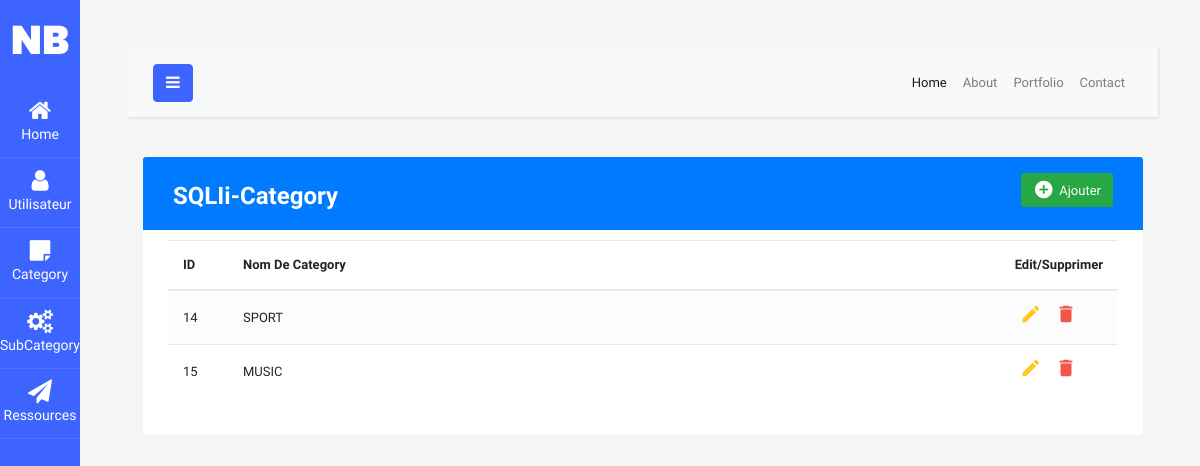
Screenshot of /Category.php with the database file from the repository.
### tables this page shows
CREATE TABLE `category` (
  `categoryID` int(11) NOT NULL,
  `CategoryName` varchar(50) NOT NULL
);

### Category.php (the view, shortened to what this page needs)
<?php
include "connect.php";
$sql = "SELECT * FROM category ;";
$result = mysqli_query($conn , $sql);
?>
<!DOCTYPE html>
<html lang="en">
<head>
<link rel="stylesheet" href="https://stackpath.bootstrapcdn.com/bootstrap/4.5.0/css/bootstrap.min.css">
<link rel="stylesheet" href="https://maxcdn.bootstrapcdn.com/font-awesome/4.7.0/css/font-awesome.min.css">
		<link rel="stylesheet" href="https://stackpath.bootstrapcdn.com/font-awesome/4.7.0/css/font-awesome.min.css">
		<link rel="stylesheet" href="css/style.css">
<link rel="stylesheet" href="style.css">
</head>
<body>
		<div class="wrapper d-flex align-items-stretch">
			<nav id="sidebar" class="active">
				<h1><a href="index.php" class="logo">NB</a></h1>
        <ul class="list-unstyled components mb-5">
          <li class="active">
            <a href="index.php"><span class="fa fa-home"></span>Home</a>
          </li>
          <li>
              <a href="User.php"><span class="fa fa-user"></span> Utilisateur</a>
          </li>
          <li>
            <a href="Category.php"><span class="fa fa-sticky-note"></span>Category</a>
          </li>
          <li>
            <a href="SubCategory.php"><span class="fa fa-cogs"></span>SubCategory</a>
          </li>
          <li>
            <a href="Ressources.php"><span class="fa fa-paper-plane"></span>Ressources</a>
          </li>
        </ul>
    	</nav>
      <div id="content" class="p-4 p-md-5">
        <nav class="navbar navbar-expand-lg navbar-light bg-light">
          <div class="container-fluid">
            <button type="button" id="sidebarCollapse" class="btn btn-primary">
              <i class="fa fa-bars"></i>
            </button>
            <div class="collapse navbar-collapse" id="navbarSupportedContent">
              <ul class="nav navbar-nav ml-auto">
                <li class="nav-item active">
                    <a class="nav-link" href="#">Home</a>
                </li>
                <li class="nav-item">
                    <a class="nav-link" href="#">About</a>
                </li>
                <li class="nav-item">
                    <a class="nav-link" href="#">Portfolio</a>
                </li>
                <li class="nav-item">
                    <a class="nav-link" href="#">Contact</a>
                </li>
              </ul>
            </div>
          </div>
        </nav>
	<div class="container-xl">
	<div class="table-responsive">
		<div class="table-wrapper">
			<div class="table-title bg-primary" >
				<div class="row">
					<div class="col-sm-6">
						<h2 id="SQLI">SQLI<b>i</b>-Category</h2>
					</div>
					<div class="col-sm-6">
						<a href="#addEmployeeModal" class="btn btn-success" data-toggle="modal"><i class="material-icons">&#xE147;</i> <span>Ajouter</span></a>
					</div>
				</div>
			</div>
			<table class="table table-striped table-hover">
				<thead>
					<tr>
						<th>
							ID
						</th>
						<th>Nom De Category</th>
						<th></th>
						<th></th>
						<th>Edit/Supprimer</th>
					</tr>
				</thead>
				<tbody>
            <?php
            while($row = mysqli_fetch_assoc($result)){
            ?>
                <tr>
                    <td><?php echo $row['categoryID']?></td>
                    <td><?php echo $row['CategoryName']?></td>
                    <td></td>
                    <td></td>
                    <td><a href="UpdateCategory.php?CategoryID=<?php echo $row['categoryID'] ?>" class="edit"><i class="material-icons" data-toggle="tooltip" title="Edit">&#xE254;</i></a>
                    <a href="Category.php?categoryID=<?php echo $row['categoryID'] ?>" class="delete"><i class="material-icons" data-toggle="tooltip" title="Delete">&#xE872;</i></a></td>
                </tr>
            <?php
            }
            ?>
        </tbody>
			</table>
		</div>
	</div>
</div>
  </body>
</body>
</html>

### style.css (style rules this page uses)
h2, h5, .h2, .h5 { font-family: inherit; font-weight: 600; line-height: 1.5; margin-bottom: .5rem; color: #000000; }
body { color: #566787; background: #f5f5f5; font-family: 'Varela Round', sans-serif; font-size: 13px; }
#SQLI { color: white; }
.table-responsive { margin: 30px 0; }
.table-wrapper { background: #fff; padding: 20px 25px; border-radius: 3px; min-width: 1000px; box-shadow: 0 1px 1px rgba(0,0,0,.05); }
.table-title { padding-bottom: 15px; color: #fff; padding: 16px 30px; min-width: 100%; margin: -20px -25px 10px; border-radius: 3px 3px 0 0; }
.table-title h2 { margin: 5px 0 0; font-size: 24px; }
.table-title .btn { color: #fff; float: right; font-size: 13px; border: none; min-width: 50px; border-radius: 2px; border: none; outline: none !important; margin-left: 10px; }
.table-title .btn i { float: left; font-size: 21px; margin-right: 5px; }
.table-title .btn span { float: left; margin-top: 2px; }
table.table tr th, table.table tr td { border-color: #e9e9e9; padding: 12px 15px; vertical-align: middle; }
table.table tr th:first-child { width: 60px; }
table.table tr th:last-child { width: 100px; }
table.table-striped tbody tr:nth-of-type(odd) { background-color: #fcfcfc; }
table.table td:last-child i { opacity: 0.9; font-size: 22px; margin: 0 5px; }
table.table td a { font-weight: bold; color: #566787; display: inline-block; text-decoration: none; outline: none !important; }
table.table td a.edit { color: #FFC107; }
table.table td a.delete { color: #F44336; }
table.table td i { font-size: 19px; }

### rows the page displays
category: categoryID "14", CategoryName "SPORT"
category: categoryID "15", CategoryName "MUSIC"
